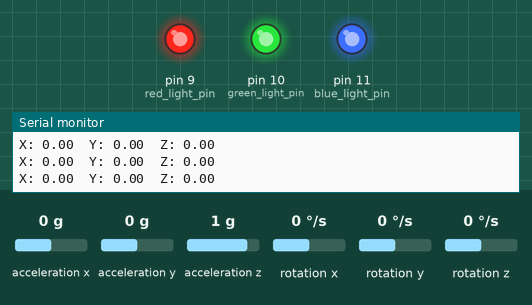
Simulated run of this sketch. Board: Arduino Uno, built with avr-gcc and run on an emulated ATmega328P. Shown: output pins drawn as LEDs (lit = HIGH), the last lines printed to the serial monitor. The inputs (shaded band) are chosen by the test bench; at power-on: acceleration x 0 g, rotation z 0 °/s, acceleration y 0 g, acceleration z 1 g, rotation x 0 °/s, rotation y 0 °/s.

Above: at 4.2 s.
4.3 s: acceleration x set to -1.4 g
At 5.4 s:
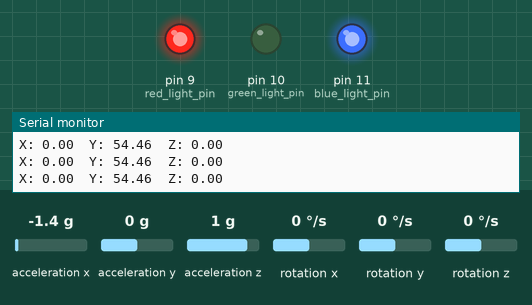
5.8 s: rotation z set to -3 °/s
At 7.3 s:
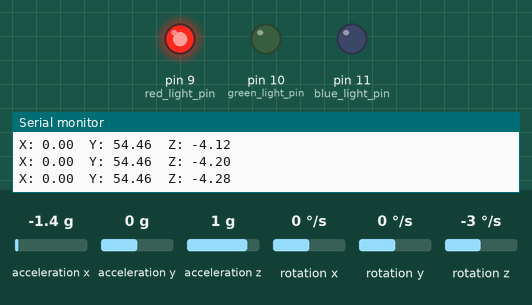
8.3 s: acceleration x set to 0 g
At 9.0 s:
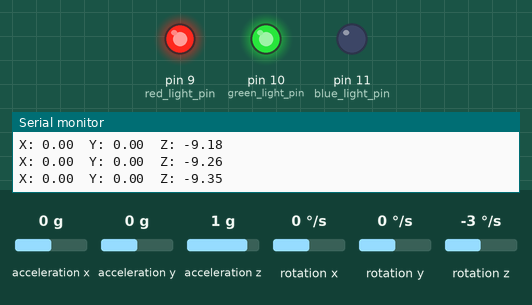
9.8 s: acceleration y set to 0.8 g
At 10.8 s:
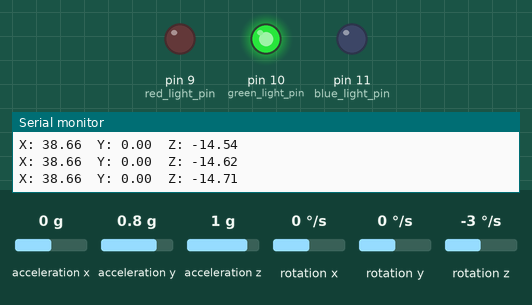
11.3 s: rotation z set to 100 °/s
At 11.47 s:
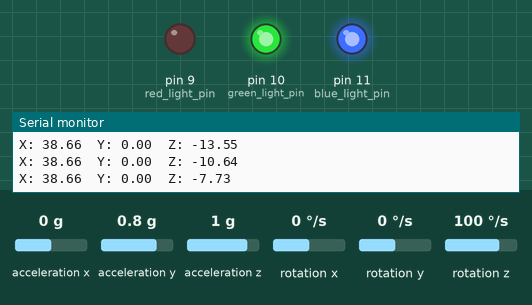
Timing chart, 0 to 14.0 s (numbered marks = the images above; inputs shaded):
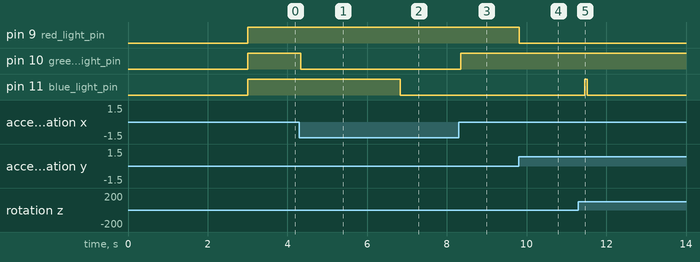

The sketch:

sketch_aug07a.ino
```cpp
#include <MPU6050_tockn.h>
#include <Wire.h>
MPU6050 mpu6050(Wire);
int red_light_pin= 9;
int green_light_pin = 10;
int blue_light_pin = 11;
void setup() {
  Serial.begin(9600);
//  // put your setup code here, to run once:
//  delay(1000);
//  myservo.attach(9);
  Wire.begin();
  mpu6050.begin();
  mpu6050.calcGyroOffsets(true);
  pinMode(red_light_pin, OUTPUT);
  pinMode(green_light_pin, OUTPUT);
  pinMode(blue_light_pin, OUTPUT);
}

void loop() {
  // put your main code here, to run repeatedly:
  Serial.print("X: ");
  Serial.print(mpu6050.getAngleX());
  if (mpu6050.getAngleX()>3 || mpu6050.getAngleX()<-3){
    analogWrite(red_light_pin, 0);
  }else{
    analogWrite(red_light_pin, 255);
   }
  Serial.print("\tY: ");
  Serial.print(mpu6050.getAngleY());
  Serial.print("\tZ: ");
   if (mpu6050.getAngleY()>3 || mpu6050.getAngleY()<-3){
    analogWrite(green_light_pin, 0);
  }else{
    analogWrite(green_light_pin, 255);
   }
  Serial.println(mpu6050.getAngleZ());
  if (mpu6050.getAngleZ()>3 || mpu6050.getAngleZ()<-3){
    analogWrite(blue_light_pin, 0);
  }else{
    analogWrite(blue_light_pin, 255);
   }
  mpu6050.update();
}
```

Measured:
- the behaviour switches between -1 and -2 °/s on rotation z (found by bisection; images 1 and 2)
- after the input at 4.3 s, pin 10 (green_light_pin): HIGH → LOW at once
- after the input at 5.8 s, pin 11 (blue_light_pin): HIGH → LOW after 1.0 s
- after the input at 8.3 s, pin 10 (green_light_pin): LOW → HIGH at once
- after the input at 9.8 s, pin 9 (red_light_pin): HIGH → LOW at once
- after the input at 11.3 s, pin 11 (blue_light_pin): LOW → HIGH after 0.16 s, → LOW 0.05 s later
